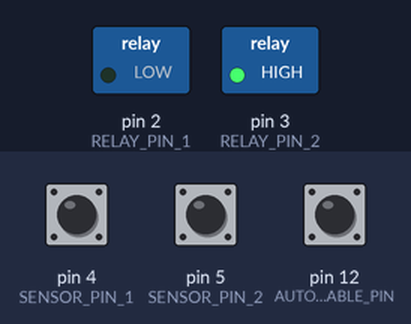
A sketch run on a simulated Arduino Uno, built with avr-gcc and run on an emulated ATmega328P. Shown: switched loads named in the sketch (green lamp = pin HIGH). The inputs (shaded band) are chosen by the test bench; at power-on: pin 4 (SENSOR_PIN_1) HIGH, pin 5 (SENSOR_PIN_2) HIGH, pin 12 (AUTO_OFF_DISABLE_PIN) HIGH.

Above: at 0.1 s.
At 1.2 s:
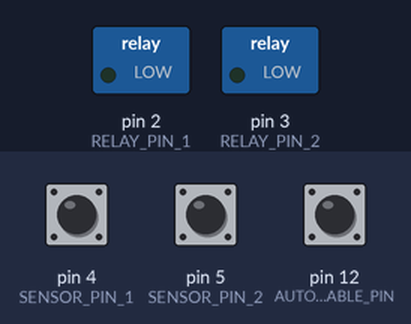
1.3 s: pin 4 (SENSOR_PIN_1) pulsed LOW 2 times (0.12 s each, 0.3 s apart)
At 1.8 s:
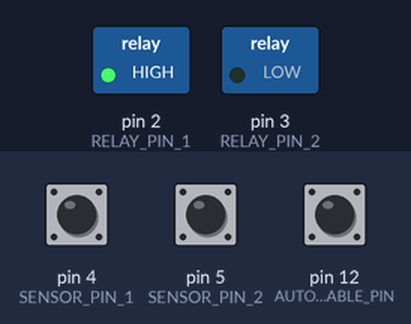
Timing chart, 0 to 4.3 s (numbered marks = the images above; inputs shaded):
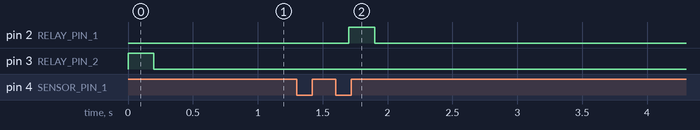

The sketch:

automatic_light.ino
```cpp
#define RELAY_PIN_1 2
#define RELAY_PIN_2 3
#define SENSOR_PIN_1 4
#define SENSOR_PIN_2 5
#define AUTO_OFF_DISABLE_PIN 12
#define INVALID_TIME -1
#define AUTO_OFF_DELAY_MS 3600000

enum DoorState {
  DOOR_CLOSED,
  DOOR_OPENED
};

struct Room {
  int sensorPin;
  int relayPin;
  unsigned long autoOffTime = INVALID_TIME;
  DoorState currentDoorState;
  bool isPersonInside = false;
};

Room room1;
Room room2;
bool isAutoOffEnabled = false;

void setup() {

  room1.sensorPin = SENSOR_PIN_1;
  room1.relayPin = RELAY_PIN_1;
  room1.currentDoorState = (DoorState)digitalRead(room1.sensorPin);

  room2.sensorPin = SENSOR_PIN_2;
  room2.relayPin = RELAY_PIN_2;
  room2.currentDoorState = (DoorState)digitalRead(room2.sensorPin);

  pinMode(room1.sensorPin, INPUT_PULLUP);
  pinMode(room2.sensorPin, INPUT_PULLUP);
  pinMode(AUTO_OFF_DISABLE_PIN, INPUT_PULLUP);

  pinMode(room1.relayPin, OUTPUT);
  pinMode(room2.relayPin, OUTPUT);

  digitalWrite(room1.relayPin, HIGH);
  digitalWrite(room2.relayPin, HIGH);

  isAutoOffEnabled = digitalRead(AUTO_OFF_DISABLE_PIN);
}

void loop() {
  updateRoomState(room1);
  updateRoomState(room2);
}

void updateRoomState(Room &room) {
  DoorState currentSensorState = (DoorState)digitalRead(room.sensorPin);

  if (currentSensorState != room.currentDoorState) {
    if (currentSensorState == DoorState::DOOR_OPENED && !room.isPersonInside) {
      turnOnLight(room);
    } else if (currentSensorState == DoorState::DOOR_OPENED && room.isPersonInside) {
      personLeft(room);
    } else if (currentSensorState == DoorState::DOOR_CLOSED && !room.isPersonInside) {
      turnOffLight(room);
    }
    delay(200);
  }

  if (isAutoOffEnabled && room.autoOffTime != INVALID_TIME && millis() >= room.autoOffTime) {
    turnOffLight(room);
    personLeft(room);
  }

  room.currentDoorState = currentSensorState;
}

inline void turnOffLight(Room &room) {
  digitalWrite(room.relayPin, HIGH);
  room.autoOffTime = INVALID_TIME;
}

inline void turnOnLight(Room &room) {
  digitalWrite(room.relayPin, LOW);
  room.autoOffTime = millis() + AUTO_OFF_DELAY_MS;
  personEntered(room);
}

inline void personEntered(Room &room) {
  room.isPersonInside = true;
}

inline void personLeft(Room &room) {
  room.isPersonInside = false;
}
```

Measured:
- after the input at 1.3 s, pin 2 (RELAY_PIN_1): LOW → HIGH after 0.40 s, → LOW 0.20 s later
